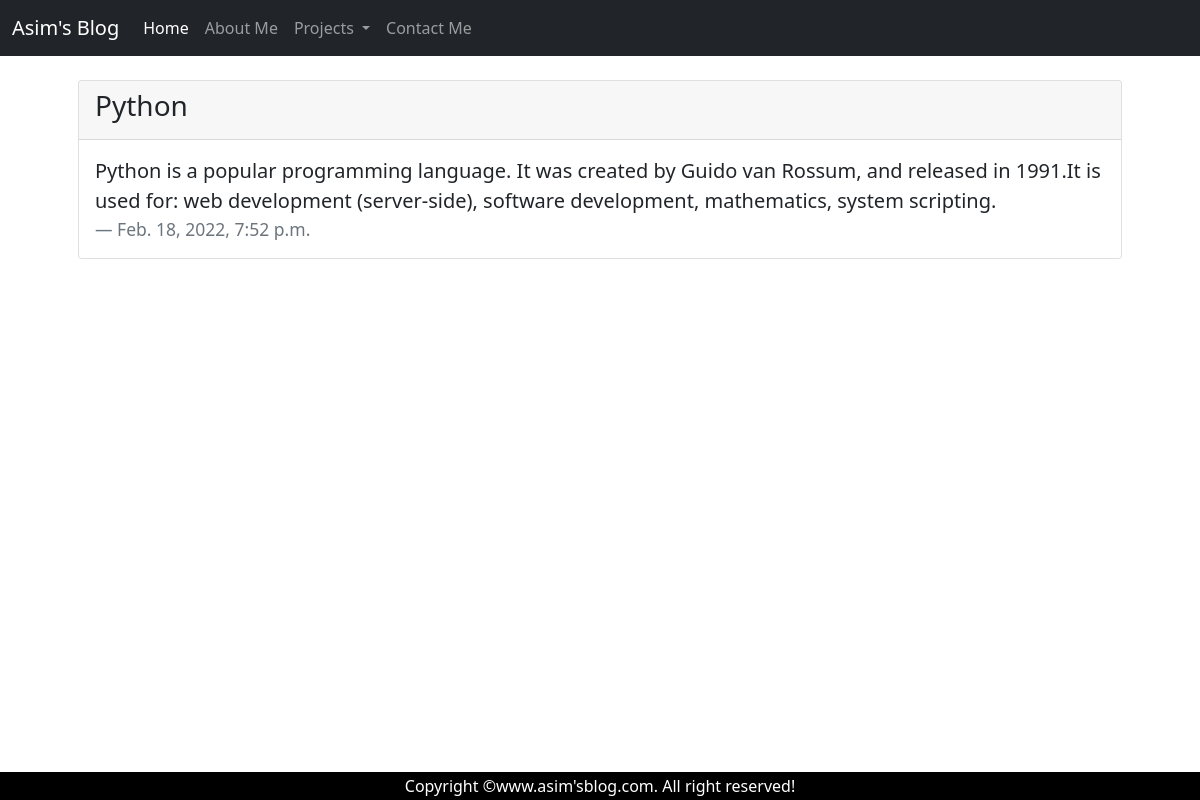
/post/15, run on the app's committed database.
### webon/models.py (models this page shows, shortened)
class Post(models.Model):
    img = models.ImageField(upload_to = 'pics')
    title = models.CharField(max_length=100)
    body = models.CharField(max_length=500)
    created_at = models.DateTimeField(default=datetime.now,blank=True)

### webon/views.py (the view)
# urls.py: path('post/<str:pk>', views.post, name = 'post')
def post(request,pk):
    posts = Post.objects.get(id = pk)
    return render(request,'post.html',{'posts':posts})

### templates/post.html (shortened to what this page needs)
{% extends 'base.html' %}
{% block body %}
    {% load static %}
<div class="container my-4 px-5">
    <div class="card">
        <div class="card-header">
       <h3> {{posts.title}}</h3>
        </div>
        <div class="card-body">
        <blockquote class="blockquote mb-0">
            <p>{{posts.body}}</p>
            <footer class="blockquote-footer">{{posts.created_at}}
        </blockquote>
        </div>
    </div>
</div>
<footer style="
  background: black;
  color: white;
  padding: 2px 20px;
  text-align: center;
  position: absolute;
  bottom: 0px;
  width: 100%;
">
  <div class="center" >
    Copyright &copy;www.asim'sblog.com. All right reserved!
  </div>
</footer>
{% endblock body %}

### data on the page
Post: title "Python", body "Python is a popular programming language. It was created by Guido van Rossum, and released in 1991.It is used for: web development (server-side), software development, mathematics, system scripting.", created_at "Feb. 18, 2022, 7:52 p.m."
